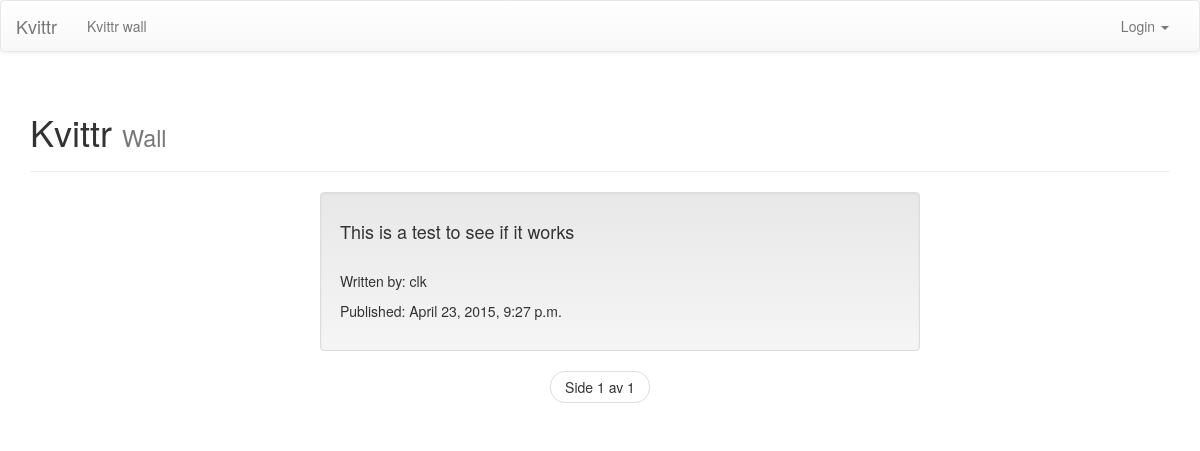
/kvittr_messages/, run on an earlier commit of the app's database.
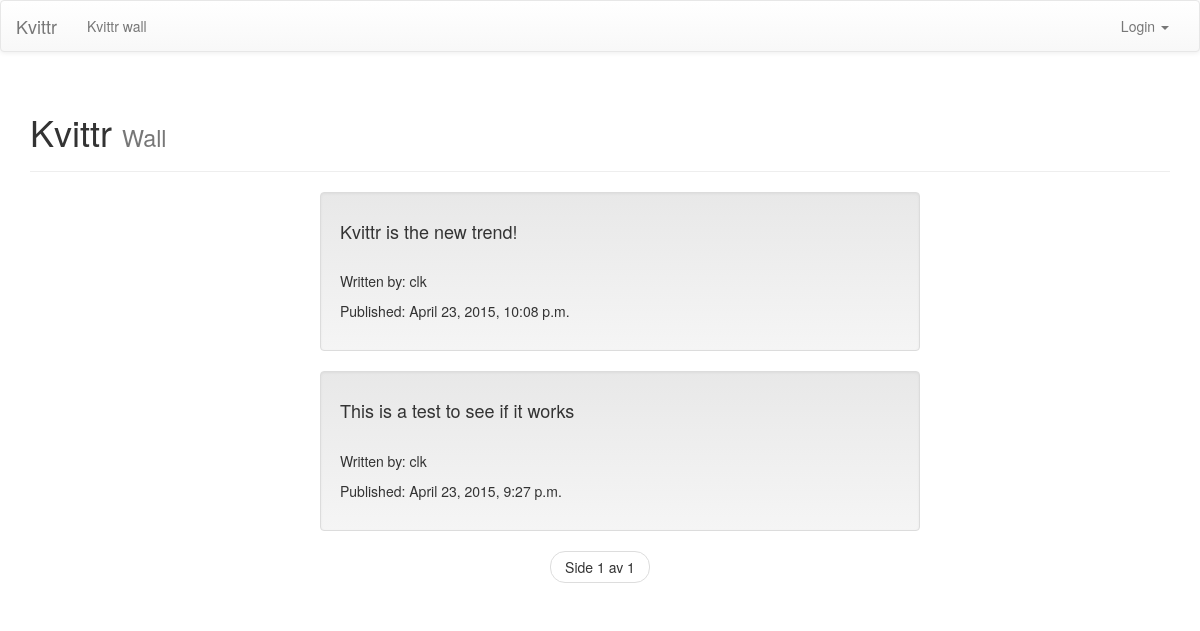
And on a later commit of the database.
### kvittr_messages/models.py (models this page shows, shortened)
class Message(models.Model):
	message = models.TextField()
	created_by = models.ForeignKey(User, related_name="created_message")
	created_datetime = models.DateTimeField()
	likes = models.PositiveIntegerField(default=0)
	class Meta:
		ordering = ['-id']

### kvittr_messages/views.py (the view)
def message_listing(request):
	messages = Message.objects.all()
	page_number = request.GET.get('page')
	paginator = Paginator(messages, 5)
	try:
		messages = paginator.page(page_number)
	except PageNotAnInteger:
		messages = paginator.page(1)
	except EmptyPage:
		messages = paginator.page(paginator.num_pages)
	context = {'messages': messages}
	return render(request, 'kvittr_messages/message_listing.html', context)

### kvittr_messages/templates/kvittr_messages/message_listing.html (shortened to what this page needs)
{% extends 'theme/base.html' %}
{% block subheader %} Wall {% endblock %}
{% block pagecontent %}
        <ul>
        {% for message in messages %}
            <li class="well" style="list-style:none; width: 600px; margin-left: auto; margin-right: auto;">
                <h4>{{ message.message }}</h4>
                <br>
                <p> Written by: {{ message.created_by }} </p>
                <p> Published: {{ message.created_datetime}} </p>
            </li>
        {% endfor %}
    </ul>
    <nav>
        <ul class="pager">
                <li>
                    <span class="current">
                        Side {{ messages.number }} av {{ messages.paginator.num_pages }}
                    </span>
                </li>
        </ul>
    </nav>
{% endblock %}

What changed in the data, as far as the page shows it:
added Message: message "Kvittr is the new trend!", created_by "clk", created_datetime "April 23, 2015, 10:08 p.m."
